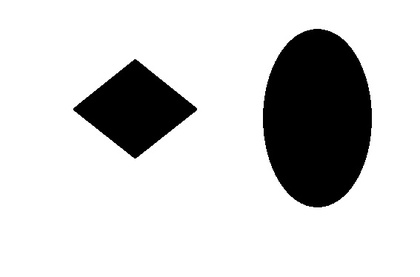
%> input picture map2.jpg, 420 x 277 px, shrunk from 567 x 374 before the run
$ octave --eval "result = boustrophedon('map2.jpg');"   (GNU Octave 9; MATLAB toolbox functions it lacks are replaced by stand-ins)
%> lines starting %> are read from the running program, lines starting %| are printed output that depends on the picture; in (x1, y1, x2, y2) boxes, pixels count from 0 and x2, y2 are one past the last pixel; in counts of white or black regions, pixels touching at a corner belong together; the program's own positions count from 1
### no_of_lines.m
function [output, idy]=no_of_lines(x)
%% intro
% to find no of lines by horizontal intersections on the map
% check the continuity of the free space in the row matrix
% input- row matrix
% output- no of intersections+1 which is no_ of lines
%       - ids of critical points
%% code
if x(1)==1
    output=1;
else
    output=0;
end
idy=[];

for i=2:size(x,2)
    %if there is change from obstacle to free space increase output
    % 0 is black ie obstacle and 1 is white free space
    if ((x(i-1)==0)& (x(i)==1))
        output=output+1;
        idy=[idy;i-1];
    end
    if((x(i-1)==1)& (x(i)==0))
        idy=[idy;i-1];
    end
end
end

### boustrophedon.m
function [path,A]=boustrophedon(polygon_image)
%> called with polygon_image = 'map2.jpg'
%% intro
%boustrophedon means moving left to right and right to left
%give any irregular polygon then it decomposes into sub poygons by finding
% the critical points
%input- image of irregular polygon
%output- coverage path

% there should be continuity in the free space (which will make
% connectivity between subcells
%% code
A= imread(polygon_image);
%> A is the input picture: size 277x420x3 uint8; min 0, max 255, mean 207.7
A=im2bw(A);
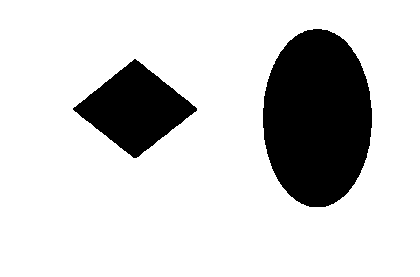
%> A: size 277x420 logical; 81.4% white; 2 black regions, box (x1, y1, x2, y2) and area: (263, 29, 372, 207) 15272, (73, 59, 197, 158) 6320
x=zeros(size(A,1),1);
idy=[];obstacle_points=[];critical_points=[];
for i=1:size(A,1)
    [x(i),idy]=no_of_lines(A(i,:));
    obstacle_points=[obstacle_points;[i*ones(size(idy,1),1),idy]];
end
%> this loop made 277 passes
%> idy on passes 30 to 32: [313; 322], [307; 328], [304; 330]
%> after the loop, obstacle_points = 554 rows, first 12: [30 313; 30 322; 31 307; 31 328; 32 304; 32 330; 33 303; 33 332; 34 300; 34 335; 35 298; 35 336]; x = 277 values, max 3 at index 60, min 1 at index 1, mean 2
%> (the run ends here)
